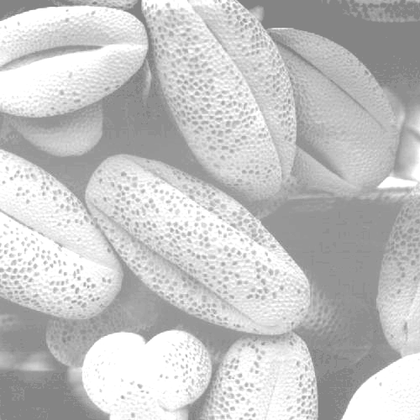
%> input picture Lab_03/DIP3E_Original_Images_CH03/Fig0320(1)(top_left).tif, 420 x 420 px, shrunk from 500 x 500 before the run
$ octave fig_3_20_histogram_equalization.m   (GNU Octave 9; MATLAB toolbox functions it lacks are replaced by stand-ins)
%> lines starting %> are read from the running program, lines starting %| are printed output that depends on the picture
clc;
clear;
close all;

files = { %% input images
 'DIP3E_Original_Images_CH03/Fig0320(1)(top_left).tif'
 'DIP3E_Original_Images_CH03/Fig0320(2)(2nd_from_top).tif'
 'DIP3E_Original_Images_CH03/Fig0320(3)(third_from_top).tif'
 'DIP3E_Original_Images_CH03/Fig0320(4)(bottom_left).tif'
};

for f = 1:4
    img = imread(files{f}); %% load the 4 input images of left column
%> img is the input picture: size 420x420 uint8; min 125, max 255, mean 196.3
    if ndims(img) == 3
        R = img(:,:,1); G = img(:,:,2); B = img(:,:,3);
        img = uint8(0.2989*double(R) + 0.5870*double(G) + 0.1140*double(B));
    end
    [M,N] = size(img);
%> M = 420; N = 420
    L = 256;

    %% make the histogram
    hist = zeros(1,256);
    for i = 1:M
        for j = 1:N
            hist(img(i,j)+1) = hist(img(i,j)+1) + 1;
        end
    end
%> after the loop, hist = 256 values, max 19307 at index 255, min 0 at index 1, mean 689.1
    pdf = hist / (M*N);
%> pdf = 256 values, max 0.109 at index 255, min 0 at index 1, mean 0.00391

    %% CDF
    cdf = zeros(1,256);
    cdf(1) = pdf(1);
    for k = 2:256
        cdf(k) = cdf(k-1) + pdf(k);
    end
%> after the loop, cdf = 256 values from 0 to 1
    %% transformation as per equation 3.15
    T = zeros(1,256);
    for k = 1:256
        T(k) = round((L-1) * cdf(k));
    end
%> after the loop, T = 256 values from 0 to 255
    %% mapping
    eq = zeros(M,N);
    for i = 1:M
        for j = 1:N
            eq(i,j) = T(img(i,j)+1);
        end
    end
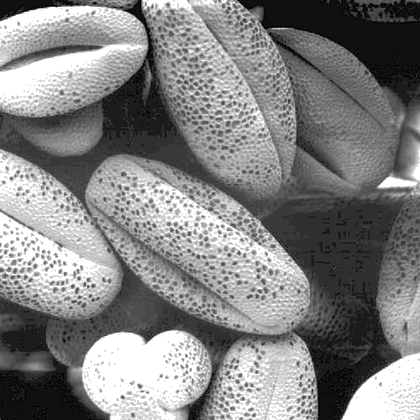
%> eq: size 420x420 double; min 0, max 255, mean 130.5
    eq = uint8(eq);
%> eq: size 420x420 uint8
    %% equalized image histogram
    hist_eq = zeros(1,256);
    for i = 1:M
        for j = 1:N
            hist_eq(eq(i,j)+1) = hist_eq(eq(i,j)+1) + 1;
        end
    end
%> after the loop, hist_eq = 256 values, max 19307 at index 255, min 0 at index 4, mean 689.1
    hist_eq = hist_eq / (M*N);
%> hist_eq = 256 values, max 0.109 at index 255, min 0 at index 4, mean 0.00391

    %% displaying the four image types with their corresponding histogram-equalized images with their histograms
    figure;
    subplot(1,3,1), imshow(img), title('Original');
    subplot(1,3,2), imshow(eq), title('Equalized');
    subplot(1,3,3), stem(0:255,hist_eq,'filled');
    title('Equalized Histogram');
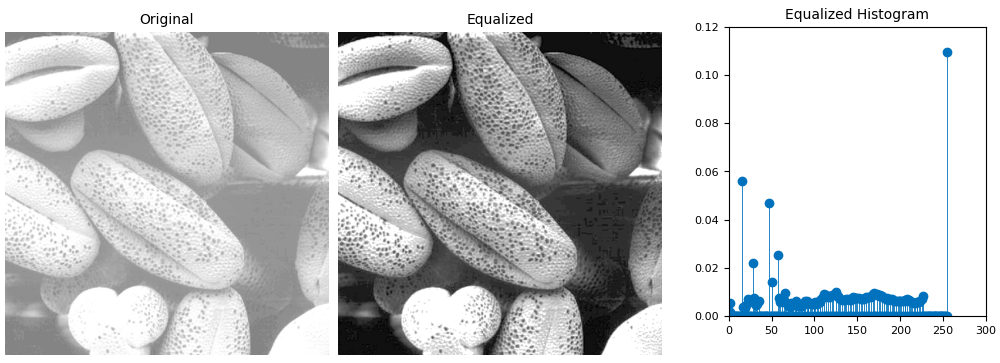
%> figure redrawn from the program's plot data, 3 panels
end
%> pass 2 of the loop `for f = 1:4`:
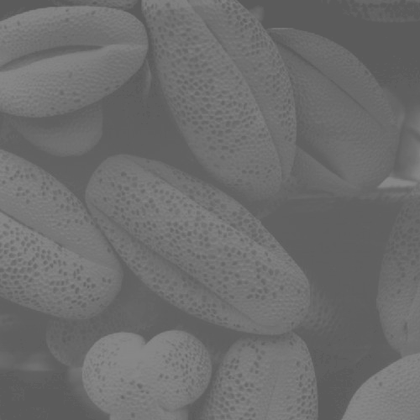
%> input picture Lab_03/DIP3E_Original_Images_CH03/Fig0320(2)(2nd_from_top).tif, 420 x 420 px, shrunk from 500 x 500 before the run
%> img is the input picture: size 420x420 uint8; min 88, max 137, mean 109.1
%> after the loop `for i = 1:M`: hist = 256 values, max 13308 at index 97, min 0 at index 1, mean 689.1
%> pdf = 256 values, max 0.0754 at index 97, min 0 at index 1, mean 0.00391
%> after the loop `for i = 1:M`:
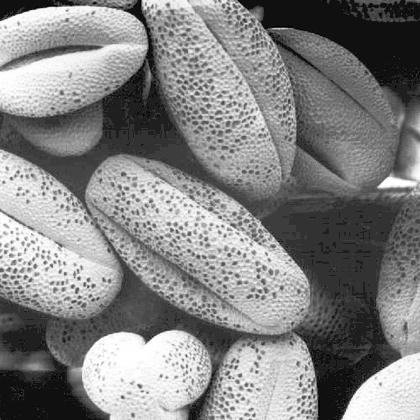
%> eq: size 420x420 double; min 0, max 255, mean 131.4
%> after the loop `for i = 1:M`: hist_eq = 256 values, max 13308 at index 51, min 0 at index 2, mean 689.1
%> `hist_eq = hist_eq / (M*N);`: hist_eq = 256 values, max 0.0754 at index 51, min 0 at index 2, mean 0.00391
%> `title('Equalized Histogram');`:
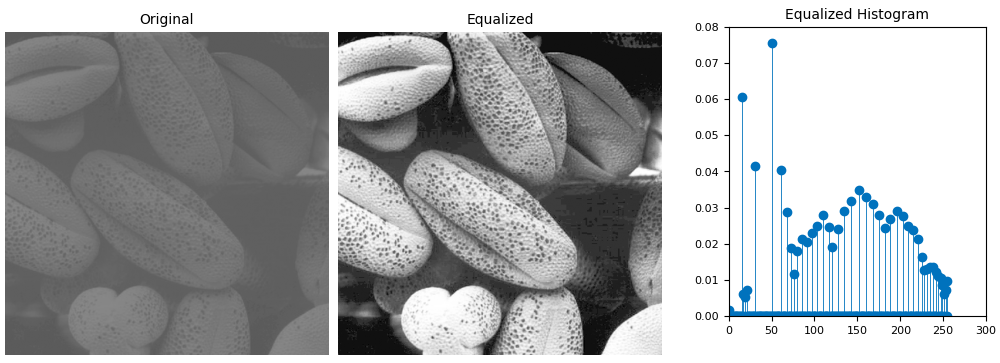
%> figure redrawn from the program's plot data, 3 panels
%> pass 3 of the loop `for f = 1:4`:
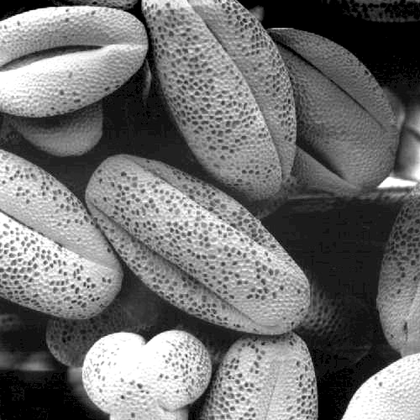
%> input picture Lab_03/DIP3E_Original_Images_CH03/Fig0320(3)(third_from_top).tif, 420 x 420 px, shrunk from 500 x 500 before the run
%> img is the input picture: size 420x420 uint8; min 0, max 255, mean 113.2
%> after the loop `for i = 1:M`: hist = 256 values, max 10370 at index 1, min 0 at index 256, mean 689.1
%> pdf = 256 values, max 0.0588 at index 1, min 0 at index 256, mean 0.00391
%> after the loop `for k = 2:256`: cdf = 256 values from 0.0588 to 1
%> after the loop `for k = 1:256`: T = 256 values from 15 to 255
%> after the loop `for i = 1:M`:
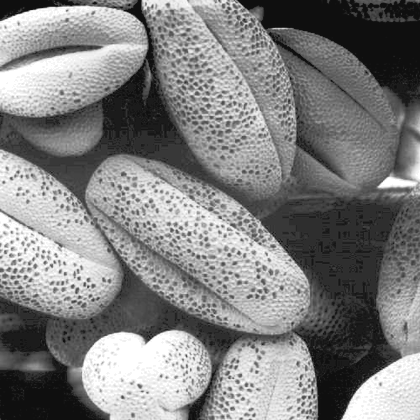
%> eq: size 420x420 double; min 15, max 255, mean 128.7
%> after the loop `for i = 1:M`: hist_eq = 256 values, max 10370 at index 16, min 0 at index 1, mean 689.1
%> `hist_eq = hist_eq / (M*N);`: hist_eq = 256 values, max 0.0588 at index 16, min 0 at index 1, mean 0.00391
%> `title('Equalized Histogram');`:
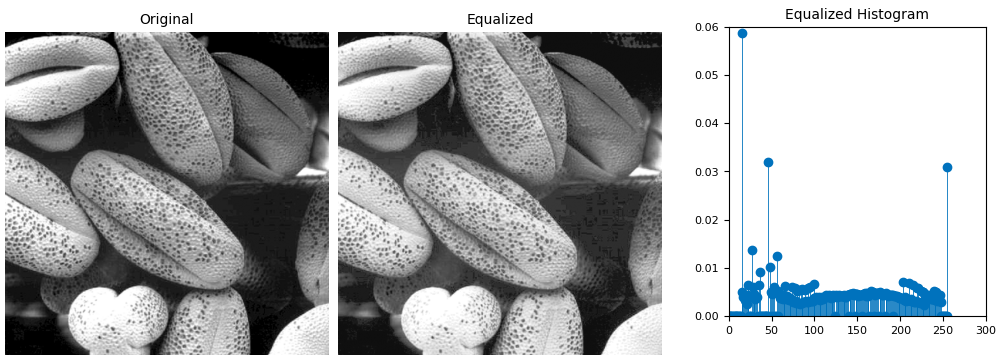
%> figure redrawn from the program's plot data, 3 panels
%> the loop made 4 passes; the first 3 are shown
